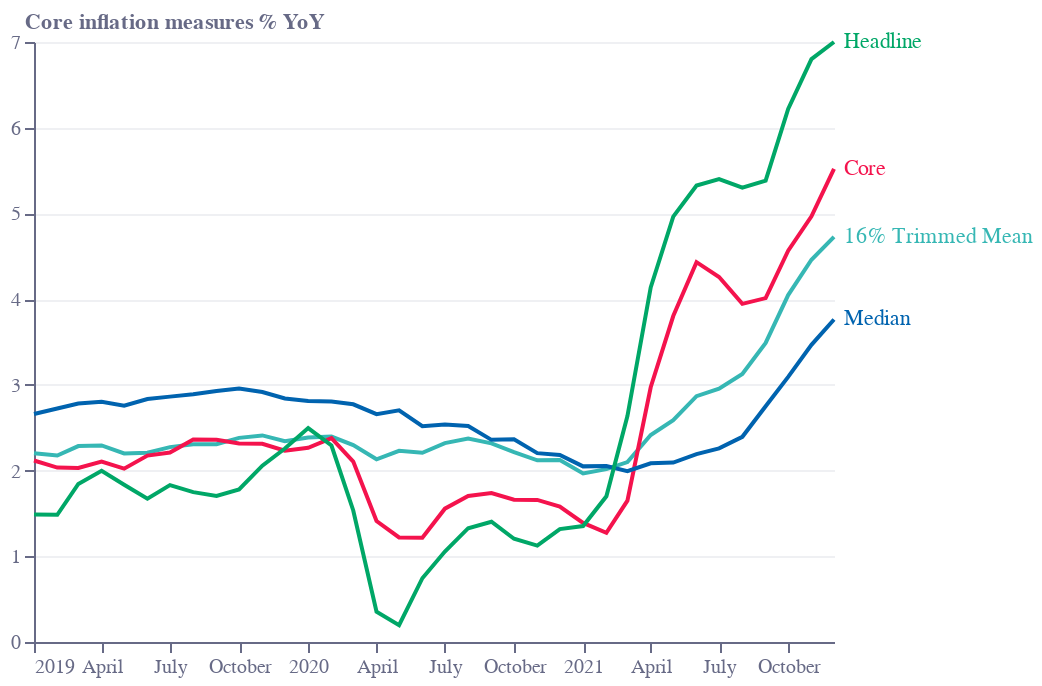

The notebook cell saved with this chart:
### Code cell
base = alt.Chart(f2).encode(
    x=alt.X(
        "date:T",
        sort=[],
        axis=alt.Axis(
            grid=False,
            titleAlign="center",
            titleAnchor="middle",
            title="",
            titleY=-15,
            titleX=207,
            labelColor=colors["eco-gray"],
            titleColor=colors["eco-gray"],
            tickColor=colors["eco-gray"],
            domainColor=colors["eco-gray"],
            tickCount=10,
            orient="bottom",
            labelAngle=0,
        ),
    )
)
line = base.mark_line().encode(
    y=alt.Y(
        "value:Q",
        sort=[],
        axis=alt.Axis(
            gridColor=colors["eco-gray"],
            gridOpacity=0.1,
            title="Core inflation measures % YoY",
            titleX=-5,
            titleY=-5,
            titleBaseline="bottom",
            titleAngle=0,
            titleAlign="left",
            labelColor=colors["eco-gray"],
            titleColor=colors["eco-gray"],
            tickColor=colors["eco-gray"],
            domainColor=colors["eco-gray"],
        ),
    ),
    color=alt.Color(
        "indicator:N",
        legend=None,
        scale=alt.Scale(
            range=[
                colors["eco-turquiose"],
                colors["eco-dot"],
                colors["eco-green"],
                colors["eco-mid-blue"],
            ]
        ),
    ),
)
labels = (
    line.mark_text(align="left", dx=5)
    .encode(text="indicator:N")
    .transform_filter("year(datum.date)==2021")
    .transform_filter("month(datum.date)==11")
)
layer1 = (
    ((line + labels).properties(height=300, width=400))
    .configure_view(stroke=None)
    .properties(title="")
)
layer1.save("visualisation/" + f + ".json")
layer1.save("visualisation/" + f + ".png")
open("README.md", "a").write(readme)
layer1

### Figure 1 — Vega-Lite specification as saved in the notebook (floating-point values rounded to 4 significant figures; data arrays with more than 128 entries replaced by an {"elided": "..."} marker saying what was removed)
{"config": {"view": {"continuousWidth": 400, "continuousHeight": 300, "stroke": null}}, "layer": [{"mark": "line", "encoding": {"color": {"type": "nominal", "field": "indicator", "legend": null, "scale": {"range": ["#36B7B4", "#F4134D", "#00A767", "#0063AF"]}}, "x": {"type": "temporal", "axis": {"domainColor": "#676A86", "grid": false, "labelAngle": 0, "labelColor": "#676A86", "orient": "bottom", "tickColor": "#676A86", "tickCount": 10, "title": "", "titleAlign": "center", "titleAnchor": "middle", "titleColor": "#676A86", "titleX": 207, "titleY": -15}, "field": "date", "sort": []}, "y": {"type": "quantitative", "axis": {"domainColor": "#676A86", "gridColor": "#676A86", "gridOpacity": 0.1, "labelColor": "#676A86", "tickColor": "#676A86", "title": "Core inflation measures % YoY", "titleAlign": "left", "titleAngle": 0, "titleBaseline": "bottom", "titleColor": "#676A86", "titleX": -5, "titleY": -5}, "field": "value", "sort": []}}}, {"mark": {"type": "text", "align": "left", "dx": 5}, "encoding": {"color": {"type": "nominal", "field": "indicator", "legend": null, "scale": {"range": ["#36B7B4", "#F4134D", "#00A767", "#0063AF"]}}, "text": {"type": "nominal", "field": "indicator"}, "x": {"type": "temporal", "axis": {"domainColor": "#676A86", "grid": false, "labelAngle": 0, "labelColor": "#676A86", "orient": "bottom", "tickColor": "#676A86", "tickCount": 10, "title": "", "titleAlign": "center", "titleAnchor": "middle", "titleColor": "#676A86", "titleX": 207, "titleY": -15}, "field": "date", "sort": []}, "y": {"type": "quantitative", "axis": {"domainColor": "#676A86", "gridColor": "#676A86", "gridOpacity": 0.1, "labelColor": "#676A86", "tickColor": "#676A86", "title": "Core inflation measures % YoY", "titleAlign": "left", "titleAngle": 0, "titleBaseline": "bottom", "titleColor": "#676A86", "titleX": -5, "titleY": -5}, "field": "value", "sort": []}}, "transform": [{"filter": "year(datum.date)==2021"}, {"filter": "month(datum.date)==11"}]}], "data": {"name": "data-a9a05ce8f2c0ec7e035c2bd5b4fa8177"}, "height": 300, "title": "", "width": 400, "$schema": "https://vega.github.io/schema/vega-lite/v4.8.1.json", "datasets": {"data-a9a05ce8f2c0ec7e035c2bd5b4fa8177": {"elided": "144 records"}}}
